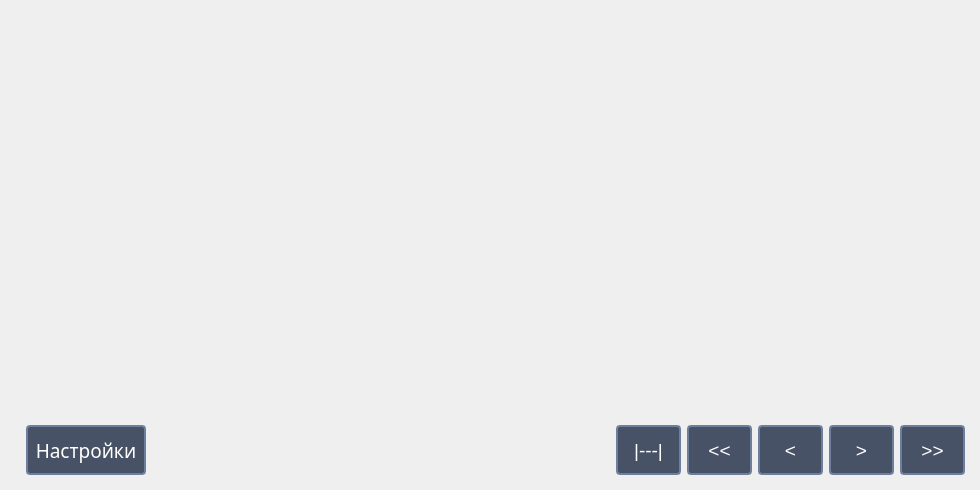
      <widget class="QWidget" name="tab_2">
       <attribute name="title">
        <string>График</string>
       </attribute>
       <widget class="QWidget" name="verticalLayoutWidget">
        <property name="geometry">
         <rect>
          <x>20</x>
          <y>20</y>
          <width>951</width>
          <height>461</height>
         </rect>
        </property>
        <layout class="QVBoxLayout" name="verticalLayout">
         <item>
          <widget class="plotter" name="chartView" native="true">
           <property name="sizePolicy">
            <sizepolicy hsizetype="Preferred" vsizetype="Expanding">
             <horstretch>0</horstretch>
             <verstretch>0</verstretch>
            </sizepolicy>
           </property>
          </widget>
         </item>
         <item>
          <layout class="QHBoxLayout" name="horizontalLayout_7">
           <property name="leftMargin">
            <number>6</number>
           </property>
           <property name="topMargin">
            <number>0</number>
           </property>
           <property name="rightMargin">
            <number>6</number>
           </property>
           <property name="bottomMargin">
            <number>6</number>
           </property>
           <item>
            <widget class="QPushButton" name="btnPlotOptions">
             <property name="sizePolicy">
              <sizepolicy hsizetype="Minimum" vsizetype="Minimum">
               <horstretch>0</horstretch>
               <verstretch>0</verstretch>
              </sizepolicy>
             </property>
             <property name="minimumSize">
              <size>
               <width>120</width>
               <height>50</height>
              </size>
             </property>
             <property name="font">
              <font>
               <family>Sans Serif</family>
               <pointsize>14</pointsize>
              </font>
             </property>
             <property name="focusPolicy">
              <enum>Qt::NoFocus</enum>
             </property>
             <property name="styleSheet">
              <string notr="true">color: #FFFFFF;
background-color: #485266;
border: 2px solid #6e7e9d;
border-top-left-radius: 4px;
border-top-right-radius: 4px;
border-bottom-left-radius: 4px;
border-bottom-right-radius: 4px;</string>
             </property>
             <property name="text">
              <string>Настройки</string>
             </property>
            </widget>
           </item>
           <item>
            <spacer name="horizontalSpacer_8">
             <property name="orientation">
              <enum>Qt::Horizontal</enum>
             </property>
             <property name="sizeHint" stdset="0">
              <size>
               <width>40</width>
               <height>20</height>
              </size>
             </property>
            </spacer>
           </item>
           <item>
            <widget class="QPushButton" name="btnCurrent">
             <property name="minimumSize">
              <size>
               <width>65</width>
               <height>50</height>
              </size>
             </property>
             <property name="font">
              <font>
               <pointsize>14</pointsize>
              </font>
             </property>
             <property name="focusPolicy">
              <enum>Qt::NoFocus</enum>
             </property>
             <property name="styleSheet">
              <string notr="true">color: #FFFFFF;
background-color: #485266;
border: 2px solid #6e7e9d;
border-top-left-radius: 4px;
border-top-right-radius: 4px;
border-bottom-left-radius: 4px;
border-bottom-right-radius: 4px;</string>
             </property>
             <property name="text">
              <string>|---|</string>
             </property>
            </widget>
           </item>
           <item>
            <widget class="QPushButton" name="btnToStart">
             <property name="minimumSize">
              <size>
               <width>65</width>
               <height>50</height>
              </size>
             </property>
             <property name="font">
              <font>
               <pointsize>14</pointsize>
              </font>
             </property>
             <property name="focusPolicy">
              <enum>Qt::NoFocus</enum>
             </property>
             <property name="styleSheet">
              <string notr="true">color: #FFFFFF;
background-color: #485266;
border: 2px solid #6e7e9d;
border-top-left-radius: 4px;
border-top-right-radius: 4px;
border-bottom-left-radius: 4px;
border-bottom-right-radius: 4px;</string>
             </property>
             <property name="text">
              <string>&lt;&lt;</string>
             </property>
            </widget>
           </item>
           <item>
            <widget class="QPushButton" name="btnBack">
             <property name="minimumSize">
              <size>
               <width>65</width>
               <height>50</height>
              </size>
             </property>
             <property name="font">
              <font>
               <pointsize>14</pointsize>
              </font>
             </property>
             <property name="focusPolicy">
              <enum>Qt::NoFocus</enum>
             </property>
             <property name="styleSheet">
              <string notr="true">color: #FFFFFF;
background-color: #485266;
border: 2px solid #6e7e9d;
border-top-left-radius: 4px;
border-top-right-radius: 4px;
border-bottom-left-radius: 4px;
border-bottom-right-radius: 4px;</string>
             </property>
             <property name="text">
              <string>&lt;</string>
             </property>
            </widget>
           </item>
           <item>
            <widget class="QPushButton" name="btnForward">
             <property name="minimumSize">
              <size>
               <width>65</width>
               <height>50</height>
              </size>
             </property>
             <property name="font">
              <font>
               <pointsize>14</pointsize>
              </font>
             </property>
             <property name="focusPolicy">
              <enum>Qt::NoFocus</enum>
             </property>
             <property name="styleSheet">
              <string notr="true">color: #FFFFFF;
background-color: #485266;
border: 2px solid #6e7e9d;
border-top-left-radius: 4px;
border-top-right-radius: 4px;
border-bottom-left-radius: 4px;
border-bottom-right-radius: 4px;</string>
             </property>
             <property name="text">
              <string>&gt;</string>
             </property>
            </widget>
           </item>
           <item>
            <widget class="QPushButton" name="btnToEnd">
             <property name="minimumSize">
              <size>
               <width>65</width>
               <height>50</height>
              </size>
             </property>
             <property name="font">
              <font>
               <pointsize>14</pointsize>
              </font>
             </property>
             <property name="focusPolicy">
              <enum>Qt::NoFocus</enum>
             </property>
             <property name="styleSheet">
              <string notr="true">color: #FFFFFF;
background-color: #485266;
border: 2px solid #6e7e9d;
border-top-left-radius: 4px;
border-top-right-radius: 4px;
border-bottom-left-radius: 4px;
border-bottom-right-radius: 4px;</string>
             </property>
             <property name="text">
              <string>&gt;&gt;</string>
             </property>
            </widget>
           </item>
          </layout>
         </item>
        </layout>
       </widget>
      </widget>
